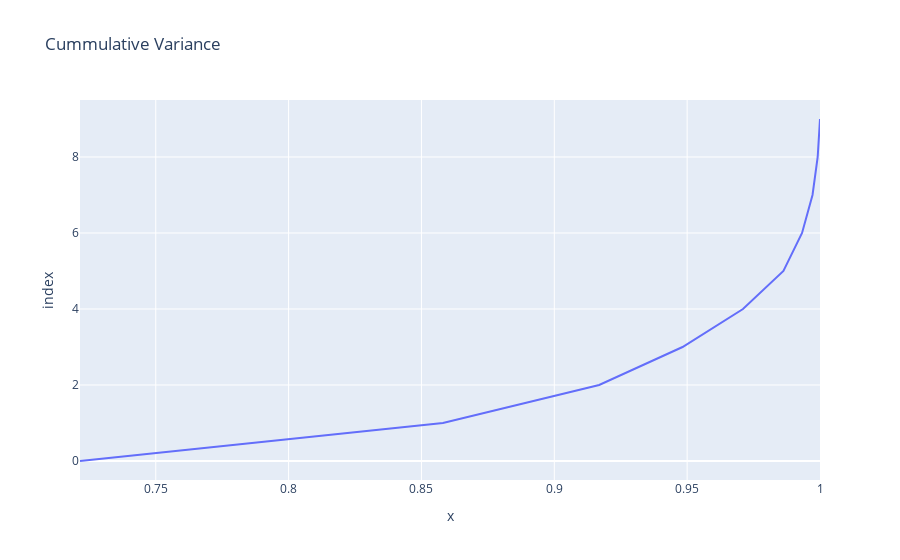

Source (notebook cell):
### Code cell
fig = px.line(range(1,11),pca.explained_variance_ratio_.cumsum(),title = "Cummulative Variance")
fig.update_traces(textposition='top right')
fig.show()

### Figure 1 — Plotly figure (JSON) as saved in the notebook; plotly's stock layout.template omitted (floating-point values rounded to 4 significant figures)
{"data": [{"hovertemplate": "x=%{x}<br>index=%{y}<extra></extra>", "legendgroup": "", "line": {"color": "#636efa", "dash": "solid"}, "marker": {"symbol": "circle"}, "mode": "lines", "name": "", "orientation": "h", "showlegend": false, "textposition": "top right", "type": "scatter", "x": [0.7215, 0.8581, 0.9169, 0.9483, 0.971, 0.9862, 0.9932, 0.9972, 0.9991, 1.0], "xaxis": "x", "y": [0, 1, 2, 3, 4, 5, 6, 7, 8, 9], "yaxis": "y"}], "layout": {"legend": {"tracegroupgap": 0}, "title": {"text": "Cummulative Variance"}, "xaxis": {"anchor": "y", "domain": [0, 1], "title": {"text": "x"}}, "yaxis": {"anchor": "x", "domain": [0, 1], "title": {"text": "index"}}}}
